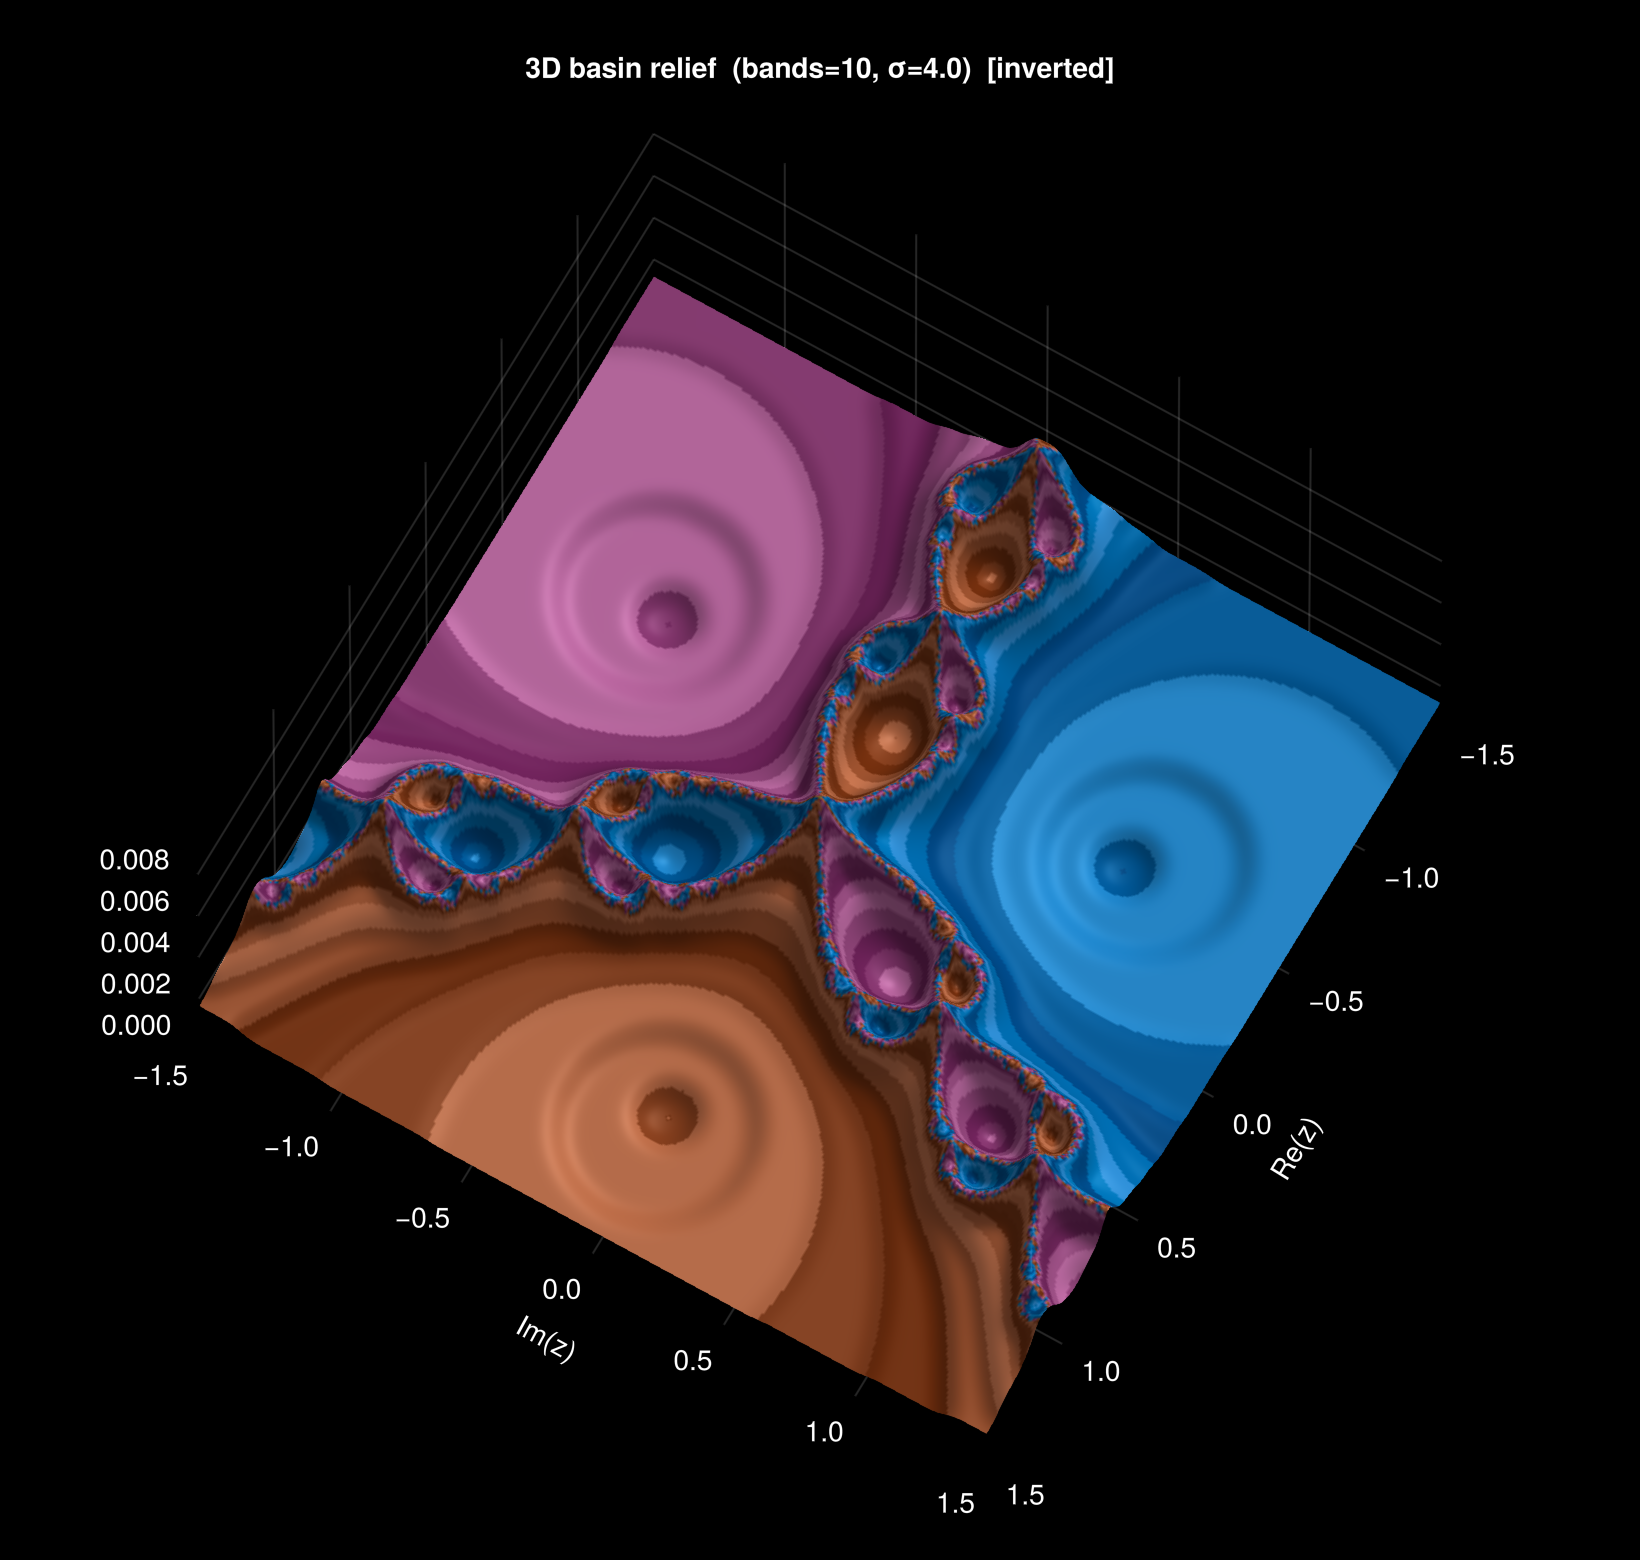

The Julia source for this figure:
# ─────────────────────────────────────────────────────────────────────────────
# relief_plane.jl
# Genera docs/figures/relief_plane.png
# Relieve 3D sobre el plano para Newton z³ − 1  (cuencas en [-1.5,1.5]²)
#
# Uso:  julia --project relief_plane.jl
# ─────────────────────────────────────────────────────────────────────────────

using RiemannBasins
using GLMakie
using Colors

# Newton z³ − 1 :  f(z) = (2z³ + 1) / (3z²)
# Coeficientes en orden ascendente: [a₀, a₁, ..., aₙ]
num = complex([1.0, 0.0, 0.0, 2.0])   # 1 + 0z + 0z² + 2z³
den = complex([0.0, 0.0, 3.0])        # 0 + 0z + 3z²

fig = basin_relief_3d_makie(num, den;
    xinterval    = (-1.5, 1.5),
    yinterval    = (-1.5, 1.5),
    inverted     = true,       # frontera fractal = pico, atractor = valle
    bands        = 10.0,
    smooth_z     = 4.0,
    relief_scale = 0.01,
    camera_angle = (30, 70),   # (azimut°, elevación°)
    px_per_unit  = 2,
    show_plot    = false,
    savepath     = joinpath(@__DIR__, "relief_plane.png"))

@info "Guardado: docs/figures/relief_plane.png"
